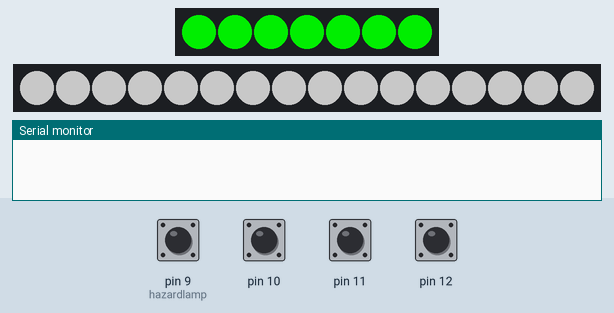
Recording of a sketch running on a simulated Arduino Uno, built with avr-gcc and run on an emulated ATmega328P. On the bench: 7 RGB LEDs in strip order, left to right, 16 RGB LEDs in strip order, left to right, the last lines printed to the serial monitor. Inputs (shaded band) come from the test bench; at power-on: pin 9 (hazardlamp), pin 10–12 HIGH. Dim RGB values are drawn brighter than linear; the strip is taken to match the declared colour order.

Above: at 1.2 s.
1.3 s: pin 9 (hazardlamp) pulled LOW for 1 s
At 3.0 s:
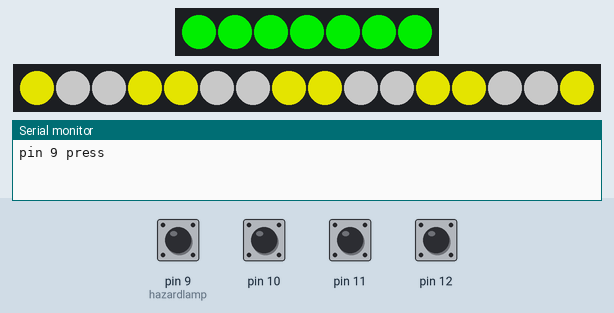
4.0 s: pin 11 pulled LOW for 1 s
At 4.45 s:
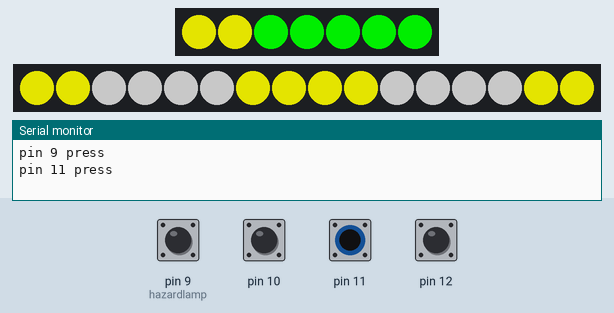
6.5 s: pin 10 pulled LOW for 0.15 s
At 7.0 s:
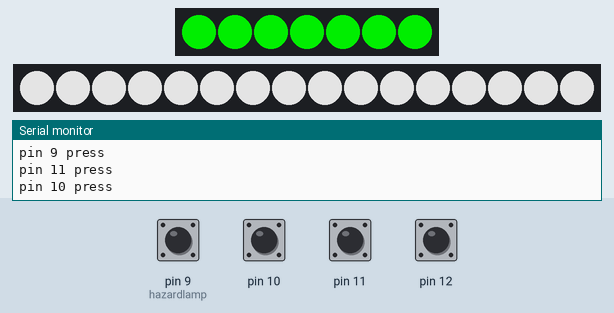
8.1 s: pin 12 pulled LOW for 1 s
At 10.3 s:
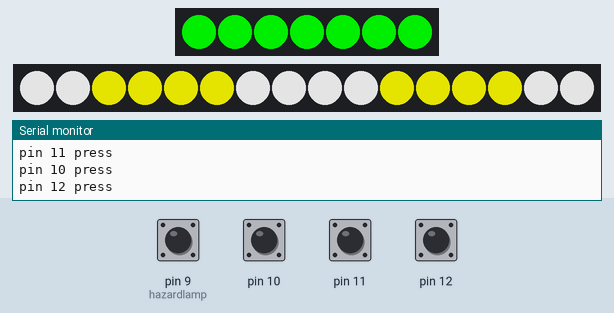
10.6 s: pin 10 pulled LOW for 1 s
At 11.4 s:
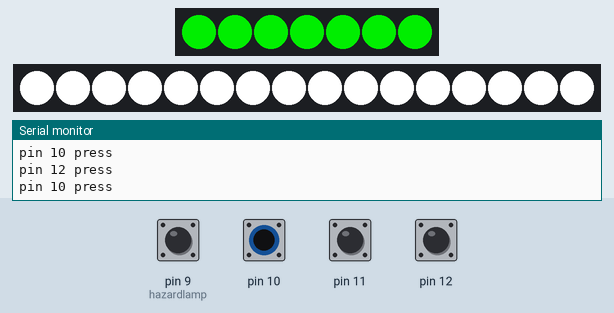
13.1 s: pin 10 pulled LOW for 0.15 s
At 14.5 s:
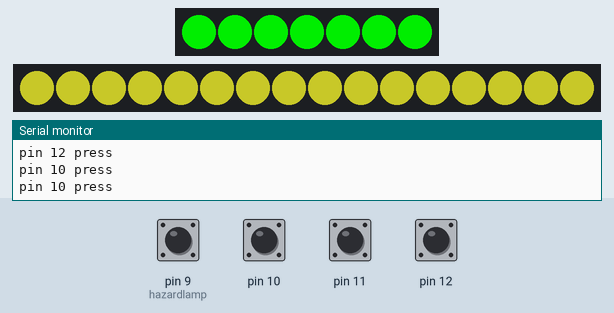
Timing chart, 0 to 15.7 s (numbered marks = the images above; inputs shaded):
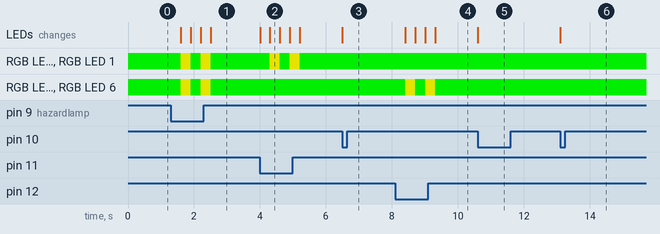

The sketch:

final.ino
```cpp
#include <Adafruit_NeoPixel.h>

#define PINback        6
#define PINfront         5

#define NUMPIXELSback      7
#define NUMPIXELSfront     16

int frontlightmode=0;


Adafruit_NeoPixel TAILlight = Adafruit_NeoPixel(NUMPIXELSback, PINback, NEO_RGB + NEO_KHZ800);
Adafruit_NeoPixel FRONTlight = Adafruit_NeoPixel(NUMPIXELSfront, PINfront, NEO_RGB + NEO_KHZ800);

int delayval = 170; // delay for half a second


void setup() {
    TAILlight.begin(); // This initializes the NeoPixel library.
    FRONTlight.begin();

Serial.begin(9600);
pinMode(9, INPUT_PULLUP);
pinMode(10, INPUT_PULLUP);
pinMode(11, INPUT_PULLUP);
pinMode(12, INPUT_PULLUP);

     standbytailred();
     frontwhitelevel1();

}

void loop() {
   if(digitalRead(9)!=HIGH){
        Serial.println("pin 9 press");
        //hazard lamp
        hazardlamp();
        standbytailred();

  }else if(digitalRead(10)!=HIGH){
        Serial.println("pin 10 press");
        //change mode
        frontlightmode++;
        if(frontlightmode==0){
          frontwhitelevel1();
        }else if(frontlightmode==1){
          frontwhitelevel2();
        }else if(frontlightmode==2){
          frontwhitelevel3();
        }else if(frontlightmode==3){
          frontwarmlevel1();
        }else if(frontlightmode==4){
          frontwarmlevel2();
        }else if(frontlightmode==5){
          frontwarmlevel3();
        }else if(frontlightmode==6){
          frontwhitelevel1();
          frontlightmode=0;
        }
        while(digitalRead(10)!=HIGH){
          delay(100);
        }
  }else if(digitalRead(11)!=HIGH){
        Serial.println("pin 11 press");
        //right
        right();

        standbytailred();
  }else if(digitalRead(12)!=HIGH){
        Serial.println("pin 12 press");
        //left
        left();

        standbytailred();
  }

}

void standbytailred(){
  for(int i=0 ; i<NUMPIXELSback ; i++ ){
    TAILlight.setPixelColor(i, TAILlight.Color(0,200,0));
  }
  TAILlight.show();
}

void stanbyfront(){
        if(frontlightmode==0){
           frontwhitelevel1();
        }else if(frontlightmode==1){
          frontwhitelevel2();
        }else if(frontlightmode==2){
          frontwhitelevel3();
        }else if(frontlightmode==3){
          frontwarmlevel1();
        }else if(frontlightmode==4){
          frontwarmlevel2();
        }else if(frontlightmode==5){
          frontwarmlevel3();
        }
}


void frontwhitelevel1(){
  for(int i=0 ; i<NUMPIXELSfront ; i++ ){
    FRONTlight.setPixelColor(i, FRONTlight.Color(100,100,100));
  }
  FRONTlight.show();
}

void frontwhitelevel2(){
   for(int i=0 ; i<NUMPIXELSfront ; i++ ){
    FRONTlight.setPixelColor(i, FRONTlight.Color(170,170,170));
  }
  FRONTlight.show();
}


void frontwhitelevel3(){
   for(int i=0 ; i<NUMPIXELSfront ; i++ ){
    FRONTlight.setPixelColor(i, FRONTlight.Color(255,255,255));
  }
  FRONTlight.show();
}

void frontwarmlevel1(){
  for(int i=0 ; i<NUMPIXELSfront ; i++ ){
    FRONTlight.setPixelColor(i, FRONTlight.Color(100,100,20));
  }
  FRONTlight.show();
}

void frontwarmlevel2(){
    for(int i=0 ; i<NUMPIXELSfront ; i++ ){
    FRONTlight.setPixelColor(i, FRONTlight.Color(170,170,34));
  }
  FRONTlight.show();
}


void frontwarmlevel3(){
   for(int i=0 ; i<NUMPIXELSfront ; i++ ){
    FRONTlight.setPixelColor(i, FRONTlight.Color(255,255,50));
  }
  FRONTlight.show();
}

void left(){
  int countertemp=0;
  while(digitalRead(12)!=HIGH){
    countertemp++;
     if(countertemp%2==0){
        TAILlight.setPixelColor(6, TAILlight.Color(170,170,0));
        TAILlight.setPixelColor(5, TAILlight.Color(170,170,0));
        TAILlight.show();

       FRONTlight.setPixelColor(3, FRONTlight.Color(170,170,0));
        FRONTlight.setPixelColor(4, FRONTlight.Color(170,170,0));
        FRONTlight.setPixelColor(11, FRONTlight.Color(170,170,0));
        FRONTlight.setPixelColor(12, FRONTlight.Color(170,170,0));
        FRONTlight.setPixelColor(2, FRONTlight.Color(170,170,0));
        FRONTlight.setPixelColor(5, FRONTlight.Color(170,170,0));
        FRONTlight.setPixelColor(10, FRONTlight.Color(170,170,0));
        FRONTlight.setPixelColor(13, FRONTlight.Color(170,170,0));
        FRONTlight.show();
    }else{
        standbytailred();
        stanbyfront();
    }
    delay(300);
  }

}

void right(){
    int countertemp=0;
  while(digitalRead(11)!=HIGH){
    countertemp++;
    if(countertemp%2==0){
        TAILlight.setPixelColor(0, TAILlight.Color(170,170,0));
        TAILlight.setPixelColor(1, TAILlight.Color(170,170,0));
        TAILlight.show();


        FRONTlight.setPixelColor(0, FRONTlight.Color(170,170,0));
        FRONTlight.setPixelColor(7, FRONTlight.Color(170,170,0));
        FRONTlight.setPixelColor(8, FRONTlight.Color(170,170,0));
        FRONTlight.setPixelColor(15, FRONTlight.Color(170,170,0));
        FRONTlight.setPixelColor(1, FRONTlight.Color(170,170,0));
        FRONTlight.setPixelColor(6, FRONTlight.Color(170,170,0));
        FRONTlight.setPixelColor(9, FRONTlight.Color(170,170,0));
        FRONTlight.setPixelColor(14, FRONTlight.Color(170,170,0));
        FRONTlight.show();
    }else{
        standbytailred();
        stanbyfront();
    }
    delay(300);
  }
}

void left2(){
  int countertemp=0;
  while(digitalRead(12)!=HIGH){
    countertemp++;
    if(countertemp%3==0){
      TAILlight.setPixelColor(0, TAILlight.Color(70,70,0));
      TAILlight.setPixelColor(1, TAILlight.Color(70,70,0));
      TAILlight.setPixelColor(2, TAILlight.Color(255,255,0));
      TAILlight.show();
    }else if(countertemp%3==1){
      TAILlight.setPixelColor(0, TAILlight.Color(70,70,0));
      TAILlight.setPixelColor(1, TAILlight.Color(255,255,0));
      TAILlight.setPixelColor(2, TAILlight.Color(70,70,0));
      TAILlight.show();
    }else{
      TAILlight.setPixelColor(0, TAILlight.Color(255,255,0));
      TAILlight.setPixelColor(1, TAILlight.Color(70,70,0));
      TAILlight.setPixelColor(2, TAILlight.Color(70,70,0));
      TAILlight.show();
    }
    delay(300);
  }
}

void right2(){
  int countertemp=0;
  while(digitalRead(11)!=HIGH){
    countertemp++;
     if(countertemp%3==0){
        TAILlight.setPixelColor(6, TAILlight.Color(70,70,0));
        TAILlight.setPixelColor(5, TAILlight.Color(70,70,0));
        TAILlight.setPixelColor(4, TAILlight.Color(255,255,0));
        TAILlight.show();
    }else if(countertemp%3==1){
        TAILlight.setPixelColor(6, TAILlight.Color(70,70,0));
        TAILlight.setPixelColor(5, TAILlight.Color(255,255,0));
        TAILlight.setPixelColor(4, TAILlight.Color(70,70,0));
        TAILlight.show();
    }else{
        TAILlight.setPixelColor(6, TAILlight.Color(255,255,0));
        TAILlight.setPixelColor(5, TAILlight.Color(70,70,0));
        TAILlight.setPixelColor(4, TAILlight.Color(70,70,0));
        TAILlight.show();
    }
    delay(300);
  }
}

void hazardlamp(){
  int countertemp=0;
  while(digitalRead(9)!=HIGH){
    countertemp++;
    if(countertemp%2==0){
        TAILlight.setPixelColor(0, TAILlight.Color(170,170,0));
        TAILlight.setPixelColor(1, TAILlight.Color(170,170,0));
        TAILlight.setPixelColor(6, TAILlight.Color(170,170,0));
        TAILlight.setPixelColor(5, TAILlight.Color(170,170,0));
        TAILlight.show();

        FRONTlight.setPixelColor(3, FRONTlight.Color(170,170,0));
        FRONTlight.setPixelColor(4, FRONTlight.Color(170,170,0));
        FRONTlight.setPixelColor(11, FRONTlight.Color(170,170,0));
        FRONTlight.setPixelColor(12, FRONTlight.Color(170,170,0));
         FRONTlight.setPixelColor(0, FRONTlight.Color(170,170,0));
        FRONTlight.setPixelColor(7, FRONTlight.Color(170,170,0));
        FRONTlight.setPixelColor(8, FRONTlight.Color(170,170,0));
        FRONTlight.setPixelColor(15, FRONTlight.Color(170,170,0));
        FRONTlight.show();
    }else{
        standbytailred();
        stanbyfront();
    }
    delay(300);
  }
}
```

Measured:
- after the input at 1.3 s, RGB LED 0, RGB LED 1, RGB LED 5, RGB LED 6: alternates RGB(170, 170, 0) for 0.30 s and RGB(0, 200, 0) for 0.30 s, 4 changes in all, then stays RGB(0, 200, 0), starting after 0.30 s; the LEDs: first change after 0.30 s (image 1 shows a later state)
- after the input at 4.0 s, RGB LED 0, RGB LED 1: alternates RGB(170, 170, 0) for 0.30 s and RGB(0, 200, 0) for 0.30 s, 4 changes in all, then stays RGB(0, 200, 0), starting after 0.30 s; the LEDs: first change at once (image 2 shows a later state)
- after the input at 6.5 s, the LEDs: change at once (image 3)
- after the input at 8.1 s, RGB LED 5, RGB LED 6: alternates RGB(170, 170, 0) for 0.30 s and RGB(0, 200, 0) for 0.30 s, 4 changes in all, then stays RGB(0, 200, 0), starting after 0.30 s; the LEDs: first change after 0.30 s (image 4 shows a later state)
- after the input at 10.6 s, the LEDs: change at once (image 5)
- after the input at 13.1 s, the LEDs: change at once (image 6)
